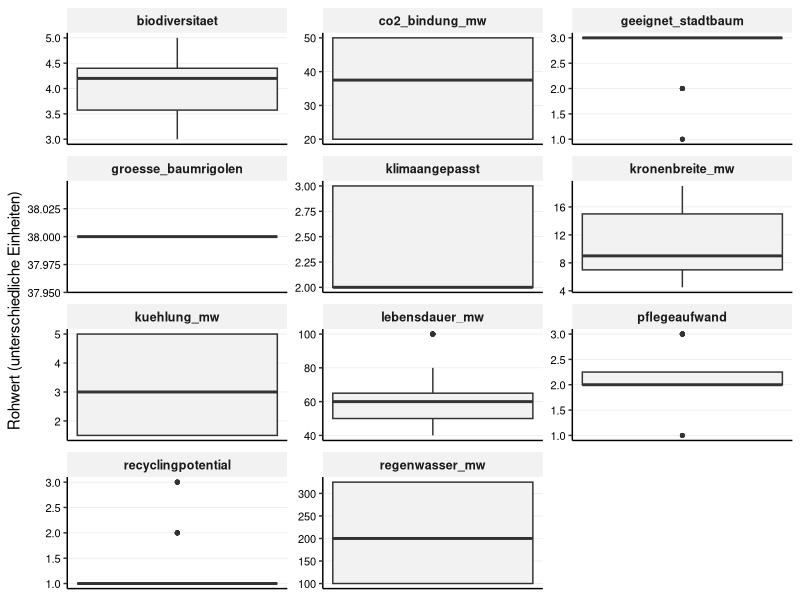
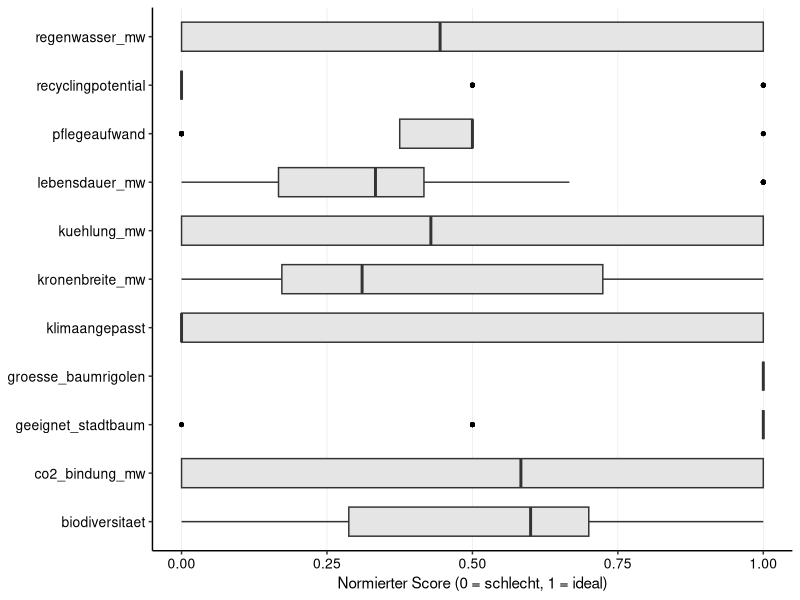
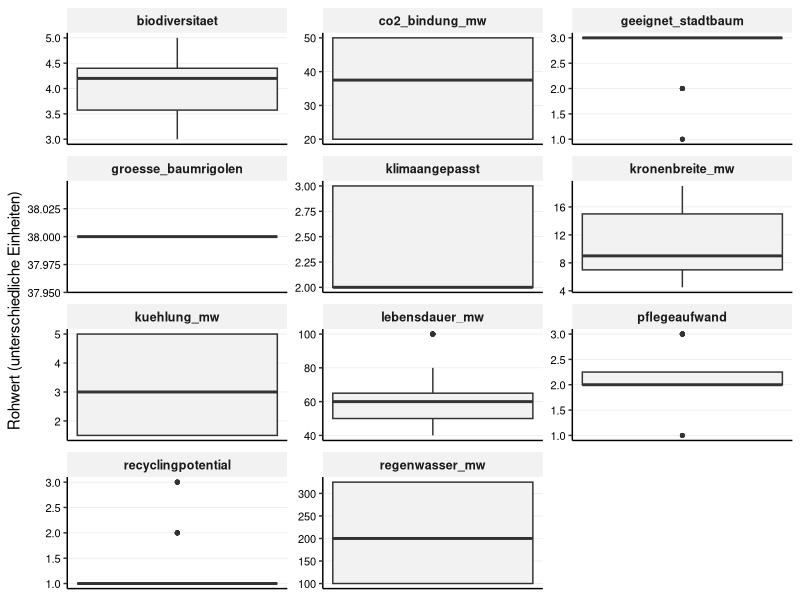
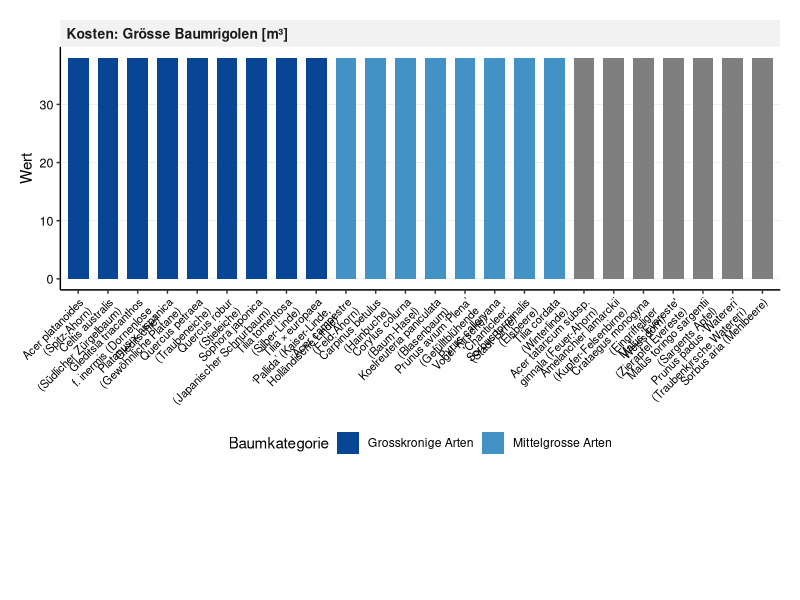
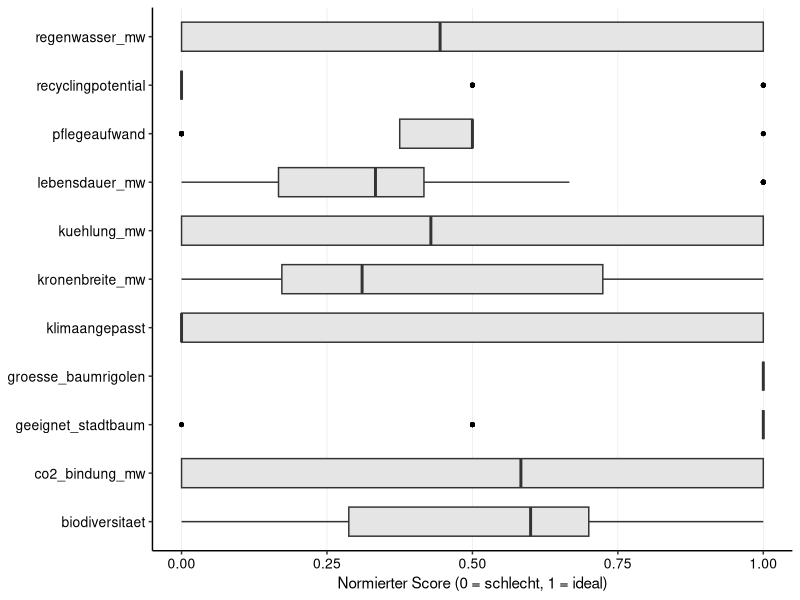

R code for these plots, in order: (Note: this script raises an error after producing the figures.)
## ---- chunk 1

library(tidyverse)
library(readr)
library(ggplot2)
library(forcats)
library(tidytext)

## ---- chunk 2

## 1. Daten Importieren

# Liest die Rohdaten für die Bäume ein
df_baeume_raw <- read_delim(
  "01_data_input/Baeume_tidy.csv", 
  delim = ";"
)

# Liest die Gewichtungen ein (jetzt mit "baeume" im Variablennamen)
weights_baeume_s0_raw <- read_delim(
  "01_data_input/Baeume_Gewichtung_Szenario0.csv", 
  delim = ";"
)
weights_baeume_s1_raw <- read_delim(
  "01_data_input/Baeume_Gewichtung_Szenario1.csv",
  delim = ";"
)
weights_baeume_s2_raw <- read_delim(
  "01_data_input/Baeume_Gewichtung_Szenario2.csv",
  delim = ";"
)
weights_baeume_s3_raw <- read_delim(
  "01_data_input/Baeume_Gewichtung_Szenario3.csv",
  delim = ";"
)
## ---- chunk 3
#| include: false
# --- PRÜFUNG BLOCK 1 (Bäume) ---

print("--- 1. Check: Spaltennamen Bäume (Sind alle Spaltennamen da?) ---")
colnames(df_baeume_raw)

print("--- 2. Check: Gewichtung S0 (Wurden Spalten getrennt?) ---")
head(weights_baeume_s0_raw) 

print("--- 3. Check: Gewichtung S3 (Zur Sicherheit) ---")
head(weights_baeume_s3_raw)

## ---- chunk 4
# A. Bereinigung der Rohdaten
df_baeume <- df_baeume_raw %>%
  select(baumkategorie, baumart, everything()) 

# B. Bereinigung der Gewichtungen (ALLE SZENARIEN)
# Wir fügen den Roh-Dateien die Szenario-Namen hinzu
df_weights_s0 <- weights_baeume_s0_raw %>%
  mutate(szenario = "Szenario 0: Baseline (IST)")
df_weights_s1 <- weights_baeume_s1_raw %>%
  mutate(szenario = "Szenario 1: Forschungsfokus")
df_weights_s2 <- weights_baeume_s2_raw %>%
  mutate(szenario = "Szenario 2: Radikale Vermeidung")
df_weights_s3 <- weights_baeume_s3_raw %>%
  mutate(szenario = "Szenario 3: Radikaler Lebenszyklus")

# Jetzt binden wir sie zu einer finalen Gewichtungs-Tabelle zusammen
df_weights <- bind_rows(df_weights_s0, df_weights_s1, df_weights_s2, df_weights_s3) %>%
  # Berechne das Gesamtgewicht (gewicht) aus den Rohspalten,
  mutate(
    gewicht = group_weight * within_group_weight
  ) %>%
   # umbenennen für den Join
  rename(
    bewertungskategorie = criterion_id
  ) %>%
  # Auswählen der Spalten, die der Rest des Skripts braucht
  select(szenario, bewertungskategorie, gewicht, group_id)

## ---- chunk 5
#| include: false
# --- PRÜFUNG BLOCK 2 ---
print("--- Check: Stimmen Kriterien überein? ---")
kriterien_gewichte <- unique(df_weights$bewertungskategorie)
spalten_baeume <- colnames(df_baeume)
missing <- setdiff(kriterien_gewichte, spalten_baeume)

if(length(missing) > 0) {
  print("ACHTUNG! Folgende Kriterien fehlen:")
  print(missing)
} else {
  print("ERFOLG: Alle Gewichtungs-Kriterien sind in den Baum-Daten vorhanden!")
}

## ---- chunk 6
# 3.1 Wide-to-Long
df_baeume_long <- df_baeume %>%
  pivot_longer(
    cols = where(is.numeric), 
    names_to = "bewertungskategorie", 
    values_to = "wert"
  )

# 3.2 JOIN mit Gewichtung
# WICHTIG: Wir nutzen left_join. 
df_baeume_joined <- df_baeume_long %>%
  left_join(df_weights, by = "bewertungskategorie", relationship = "many-to-many")

## ---- chunk 7
#| include: false
# --- PRÜFUNG BLOCK 3 (Bäume) ---

# Sicherheits-Check im Skript:
# Bei Bäumen erwarten wir eigentlich für ALLE Kriterien ein Gewicht (anders als bei Belägen mit den Info-Kosten).
if(any(is.na(df_baeume_joined$gewicht))) {
  warning("ACHTUNG: Einige Baum-Kriterien haben kein Gewicht gefunden! Bitte prüfen.")
}

print("--- Check 1: Dimensionen (Sollte riesig sein) ---")
# Erwartung: Anzahl Bäume (25) * Kriterien (ca. 11) * Szenarien (4)
dim(df_baeume_joined)

print("--- Check 2: Gibt es Kriterien ohne Gewicht? ---")
# Hier sollte im Idealfall eine leere Tabelle oder "0" kommen.
# Falls hier was steht, stimmen die Namen in der CSV nicht überein.
df_baeume_joined %>% 
  filter(is.na(gewicht)) %>% 
  select(bewertungskategorie) %>% 
  distinct()

print("--- Check 3: Stichprobe (Eiche in S2) ---")
# Zeig mir, ob die Gewichtung für Szenario 2 (Umwelt) bei CO2 hoch ist
df_baeume_joined %>%
  filter(baumart == "Quercus petraea (Traubeneiche)", szenario == "Szenario 2: Radikale Vermeidung") %>%
  filter(bewertungskategorie == "co2_bindung") %>%
  select(szenario, bewertungskategorie, wert, gewicht)
  
## ---- chunk 8
#| label: fig-baeume-analysis
#| fig.width: 10
#| fig.height: 16
#| out.width: "100%"
#| warning: false

# -------------------------------------------------------
# TEIL 1: Boxplot der Rohwerte (Überblick)  (Scientific Style)
# -------------------------------------------------------
# Hinweis: Da die Einheiten gemischt sind, nutzen wir facet_wrap mit freien Skalen.
plot_rohwerte_baeume <- ggplot(df_baeume_joined, aes(y = wert)) +
  geom_boxplot(fill = "grey95", width = 0.5, outlier.size = 1) +
  
  # Facetten für jedes Kriterium
  facet_wrap(~bewertungskategorie, scales = "free", ncol = 3) +
  
  labs(
    title = NULL, # Titel kommt in Word
    subtitle = NULL,
    x = NULL,
    y = "Rohwert (unterschiedliche Einheiten)"
  ) +
  
  theme_classic(base_size = 11) +
  
  theme(
    # Nur horizontale Gitterlinien (y) sind wichtig zum Ablesen der Werte
    panel.grid.major.y = element_line(color = "grey90", linewidth = 0.2),
    panel.grid.major.x = element_blank(),
    
    # Facetten-Label
    strip.background = element_rect(fill = "grey95", color = NA),
    strip.text = element_text(face = "bold", size = 9),
    
    # Y-Achse (Werte) MUSS sichtbar sein:
    axis.text.y = element_text(size = 8, color = "black"), 
    
    # X-Achse (unten) kann leer sein:
    axis.text.x = element_blank(),
    axis.ticks.x = element_blank()
  )

print(plot_rohwerte_baeume)

## ---- chunk 9
#| include: false
# Speicher des Plots
ggsave("02_export/plots/check_01_rohwerte_verteilung_baeume.png", 
       plot = plot_rohwerte_baeume, width = 10, height = 8, dpi = 300)

## ---- chunk 10
# -------------------------------------------------------
# TEIL 2: Zielkonflikt Leistung vs. Kosten (Breiter & Lesbar)
# -------------------------------------------------------

# 1. Daten vorbereiten (Bleibt gleich)
df_plot_tradeoff <- df_baeume_long %>%
  filter(bewertungskategorie %in% c("co2_bindung", "kuehlung", "regenwasser", "groesse_baumrigolen")) %>%
  mutate(wert = as.numeric(wert)) %>%
  mutate(facet_label = case_when(
    bewertungskategorie == "co2_bindung" ~ "Leistung: CO2-Bindung [kg CO₂/a]",
    bewertungskategorie == "kuehlung" ~ "Leistung: Kühlung [°C]",
    bewertungskategorie == "regenwasser" ~ "Leistung: Regenwasser [l/Tag]", 
    bewertungskategorie == "groesse_baumrigolen" ~ "Kosten: Grösse Baumrigolen [m³]"
  )) %>%
  filter(!is.na(facet_label)) %>%
  mutate(facet_label = fct_relevel(facet_label, 
                                   "Leistung: CO2-Bindung [kg CO₂/a]",
                                   "Leistung: Kühlung [°C]",
                                   "Leistung: Regenwasser [l/Tag]",
                                   "Kosten: Grösse Baumrigolen [m³]")) %>%
  mutate(baumkategorie = fct_relevel(baumkategorie, 
                                     "Grosskronige Arten", 
                                     "Mittelgrosse Arten", 
                                     "Kleine Arten")) %>%
  arrange(baumkategorie, baumart) %>%
  mutate(baumart_sortiert = factor(baumart, levels = unique(baumart)))

# 2. Plot erstellen
plot_tradeoff_4fach <- ggplot(df_plot_tradeoff, 
       aes(x = baumart_sortiert, y = wert, fill = baumkategorie)) +
  
  geom_col(width = 0.7) +
  
  # Facetten untereinander
  facet_wrap(~facet_label, ncol = 1, scales = "free_y") +
  
  scale_fill_manual(values = c(
    "Grosskronige Arten" = "#084594", 
    "Mittelgrosse Arten" = "#4292c6", 
    "Kleine Arten" = "#9ecae1"
  )) +
  
  # Textumbruch (etwas enger fassen, damit es nicht zu breit wird)
  scale_x_discrete(labels = function(x) stringr::str_wrap(x, width = 25)) +
  
  labs(
    title = NULL, 
    x = NULL,
    y = "Wert",
    fill = "Baumkategorie"
  ) +
  
  theme_classic(base_size = 11) + 
  
  theme(
    legend.position = "bottom",
    panel.grid.major.y = element_line(color = "grey90", linewidth = 0.2),
    panel.grid.major.x = element_blank(),
    
    # ANPASSUNG 1: Schrift etwas kleiner, damit sie nicht überlappt
    axis.text.x = element_text(angle = 45, hjust = 1, size = 8, color = "black"),
    axis.text.y = element_text(size = 9, color = "black"),
    
    strip.background = element_rect(fill = "grey95", color = NA),
    strip.text = element_text(face = "bold", size = 10, hjust = 0),
    
    # ANPASSUNG 2: Mehr Platz unten (b=35mm) für die schrägen Texte
    plot.margin = margin(t = 5, r = 5, b = 35, l = 5, unit = "mm")
  )

# alternativ direkt im Markdown anzeigen des gespeicherten plots
# print(plot_tradeoff_4fach)

# 3. Speichern (ANPASSUNG 3: Viel breiter!)
ggsave("02_export/plots/check_03_zielkonflikt_baeume_4fach.png", 
       plot = plot_tradeoff_4fach, 
       width = 14,  # <--- HIER VERGRÖSSERT (war 10)
       height = 16, 
       dpi = 300)


## ---- chunk 11
# 5.1 Definieren: Wo ist "weniger" besser?
kriterien_lower_is_better_baeume <- c(
  "pflegeaufwand",
  "groesse_baumrigolen"
)

# 5.2 Min-Max-Skalierung
# Wir normieren ALLES (auch ungewichtete Infos), damit wir sie plotten können.
# WICHTIG: Hier NICHT nach Gewicht filtern!
df_baeume_normalized <- df_baeume_joined %>%
  filter(!is.na(wert)) %>% # Nur Zeilen ohne Werte löschen 
  group_by(bewertungskategorie) %>%
  mutate(
    min_wert = min(wert, na.rm = TRUE),
    max_wert = max(wert, na.rm = TRUE),
    # Berechnung des Scores
    score_normiert = case_when(
      # Sonderfall: Wenn Min und Max gleich sind (alle gleich gut) -> Score 1
      (max_wert - min_wert) == 0 ~ 1,
      # Normale Skalierung (higher is better)
      !(bewertungskategorie %in% kriterien_lower_is_better_baeume) ~ (wert - min_wert) / (max_wert - min_wert),
      # Invertierte Skalierung (lower is better)
      bewertungskategorie %in% kriterien_lower_is_better_baeume ~ 1 - ((wert - min_wert) / (max_wert - min_wert))
    )
  ) %>%
  ungroup()

## ---- chunk 12
#| include: false
# --- PRÜFUNG BLOCK 5 ---

print("--- Check 1: Scores im Bereich 0-1? ---")
summary(df_baeume_normalized$score_normiert)

print("--- Check 2: Funktioniert 'Lower is better' (Baumrigolen)? ---")
# Wir vergleichen zwei Bäume: Einen mit kleiner Rigole (gut) und einen mit grosser (schlecht)
df_baeume_normalized %>%
  filter(bewertungskategorie == "groesse_baumrigolen") %>%
  select(baumart, wert, score_normiert) %>%
  arrange(wert) %>% # Sortiert nach Wert (kleinste Rigole oben)
  head(5)
## ---- chunk 13
#| label: fig-check-normierung-baeume
#| fig.width: 10
#| fig.height: 8
#| out.width: "100%"
#| warning: false

# Boxplot der normierten Scores (Scientific Style)
# Ziel: Überprüfen, ob die Min-Max-Skalierung funktioniert hat.
# Alle Boxplots müssen zwischen 0 und 1 liegen.

plot_normiert_baeume <- ggplot(df_baeume_normalized, aes(x = bewertungskategorie, y = score_normiert)) +
  geom_boxplot(fill = "grey90", width = 0.6, outlier.colour = "black", outlier.size = 1) +
  
  coord_flip() +
  
  # Fixe Skala 0-1 
  scale_y_continuous(limits = c(0, 1), expand = c(0, 0.05)) +
  
  labs(
    title = NULL,
    subtitle = NULL,
    x = NULL, # Kriterien-Namen stehen an der Achse
    y = "Normierter Score (0 = schlecht, 1 = ideal)"
  ) +
  
  theme_classic(base_size = 11) +
  
  theme(
    # Gitterlinien: Vertikal wichtig (um 0.5 etc. zu sehen), Horizontal weg
    panel.grid.major.x = element_line(color = "grey90", linewidth = 0.2),
    panel.grid.major.y = element_blank(),
    
    # Achsen-Texte
    axis.text.y = element_text(color = "black", size = 10), # Kriterien-Namen
    axis.text.x = element_text(color = "black", size = 10)  # Zahlen 0-1
  )


print(plot_normiert_baeume)

## ---- chunk 14
#| include: false
ggsave("02_export/plots/check_02_normierte_scores_baeume.png", 
       plot = plot_normiert_baeume, width = 10, height = 7, dpi = 300)

# --- PRÜFUNG BLOCK 6 ---

print("--- Check: Liegen alle Scores zwischen 0 und 1? ---")
summary(df_baeume_normalized$score_normiert)
# Min muss >= 0.00 sein, Max <= 1.00

print("--- Check: Wurden Kriterien mit 'Lower is better' invertiert? ---")
# Wir prüfen Baumrigole: Kleiner Wert (6) sollte Score 1 sein (hatten wir oben schon, aber zur Sicherheit)
df_baeume_normalized %>%
  filter(bewertungskategorie == "groesse_baumrigolen") %>%
  group_by(wert) %>%
  summarise(mean_score = mean(score_normiert)) %>%
  arrange(wert) %>% # Kleinster Wert oben
  head(1)
## ---- chunk 15
# 7.1 Berechnung Score pro Kriterium
df_mca_calculated <- df_baeume_normalized %>%
  # HIER filtern wir alles raus, was kein Gewicht hat
  filter(!is.na(gewicht)) %>% 
  mutate(MCA_score_kriterium = score_normiert * gewicht)

# 7.2 Aggregation pro Szenario
# Wir summieren die Scores pro Baum und Szenario
df_mca_total <- df_mca_calculated %>%
  group_by(szenario, baumkategorie, baumart) %>%
  summarise(MCA_gesamtscore = sum(MCA_score_kriterium, na.rm = TRUE), .groups = 'drop') %>%
  # Sortierung: Erst nach Szenario, dann nach Punktzahl
  arrange(szenario, desc(MCA_gesamtscore)) 

# Anzeigen der Ergebnisse
print("--- MCA Gesamtergebnis (Auszug) ---")
print(df_mca_total, n = 20)

# 7.3 - Auswahl der "Top 3 Sieger"
# Ziel: Für jedes der 4 Szenarien die Top 3 Bäume aus dem Gesamtranking
N_BAEUME <- 3

df_sieger_baeume <- df_mca_total %>%
  group_by(szenario) %>%
  # Wählt die N besten Bäume innerhalb jedes Szenarios aus
  slice_max(MCA_gesamtscore, n = N_BAEUME) %>%
  ungroup() %>%
  # Ordnen für bessere Lesbarkeit
  arrange(szenario, desc(MCA_gesamtscore))

# Anzeigen der 12 Sieger-Bäume (4 Szenarien * 3 Bäume)
print(paste("--- Top", N_BAEUME, "Bäume pro Szenario (für Zeitstrahl-Analyse) ---"))
print(df_sieger_baeume)

## ---- chunk 16
#| include: false
# 7.4 Export der Tabellen
write_csv2(
  df_sieger_baeume, 
  file = "02_export/tables/mca_top3_baeume_pro_szenario.csv"
)
write_csv2(
  df_mca_total, 
  file = "02_export/tables/mca_rangliste_baeume_alle_szenarien.csv"
)
write_csv2(
  df_mca_calculated, 
  file = "02_export/tables/mca_details_berechnung_baeume.csv"
)

# --- PRÜFUNG BLOCK 7 ---

print("--- Check: Enthält die Berechnung noch Zeilen ohne Gewicht? ---")
# Sollte 0 Zeilen ergeben
df_mca_calculated %>% filter(is.na(gewicht)) %>% count()

print("--- Check: Plausibilität Ergebnisse (S0 Baseline) ---")
# Zeig mir die Top 3 von Szenario 0
df_sieger_baeume %>% 
  filter(szenario == "Szenario 0: Baseline (IST)") %>%
  select(baumart, MCA_gesamtscore)

## ---- chunk 17

# --- Datenaufbereitung für Stacked Plot (einmalig & aufgehübscht) ---
df_mca_groups_baeume_plot <- df_mca_calculated %>%
  group_by(szenario, baumkategorie, baumart, group_id) %>%
  summarise(gruppen_score = sum(MCA_score_kriterium, na.rm = TRUE), .groups = 'drop') %>%
  left_join(df_mca_total, by = c("szenario", "baumkategorie", "baumart")) %>%
  mutate(group_label_clean = case_when(
    group_id == "langlebigkeit_wirtschaftlichkeit" ~ "Langlebigkeit & Wirtschaftlichkeit",
    group_id == "multifunktionale_nutzungsqualitaet" ~ "Multifunktionale Nutzungsqualität",
    group_id == "umweltwirkung" ~ "Umweltwirkung",
    group_id == "kreislauffaehigkeit" ~ "Kreislauffähigkeit",
    TRUE ~ group_id
  ))

# 1. Farben definieren (Einheitlich zur gesamten Arbeit)
colors_kategorie_baeume <- c(
  "Grosskronige Arten" = "#084594",  # Dunkelblau
  "Mittelgrosse Arten" = "#4292c6",  # Mittelblau
  "Kleine Arten" = "#9ecae1"         # Hellblau
)
# 2. Farben für Kriterien-Gruppen
colors_gruppen <- c(
  "Langlebigkeit & Wirtschaftlichkeit" = "#08306b", 
  "Multifunktionale Nutzungsqualität" = "#2171b5",  
  "Umweltwirkung" = "#6baed6",                    
  "Kreislauffähigkeit" = "#c6dbef"                  
)
## ---- chunk 18
#| label: fig-mca-plots-baeume-s0
#| fig.width: 13
#| fig.height: 10
#| out.width: "95%"
#| dpi: 300

# --- Plot 1: Ranking (Szenario 0) ---
data_s0 <- df_mca_total %>% filter(szenario == "Szenario 0: Baseline (IST)")

plot_s0_rank <- ggplot(data_s0,
       aes(x = MCA_gesamtscore,
           y = fct_reorder(baumart, MCA_gesamtscore), 
           fill = baumkategorie)) + 
  geom_col(width = 0.7) +
  
  scale_x_continuous(limits = c(0, 1), expand = c(0, 0.05)) + 
  scale_y_discrete(labels = function(x) stringr::str_wrap(x, width = 40)) +
  scale_fill_manual(values = colors_kategorie_baeume) +
  
  labs(
    title = NULL, 
    x = "MCA Score (0-1)", 
    y = NULL, 
    fill = "Baumkategorie"
  ) +
  
  theme_classic(base_size = 11) + 
  
  theme(
    legend.position = "bottom",
    panel.grid.major.y = element_blank(),
    panel.grid.major.x = element_line(color = "grey90", linewidth = 0.2),
    axis.text = element_text(color = "black"),
    plot.margin = margin(t = 5, r = 10, b = 5, l = 5, unit = "mm")
  )

print(plot_s0_rank, width = 10, height = 7)
ggsave("02_export/plots/mca_baeume_rank_s0.png",
       plot = plot_s0_rank, width = 10, height = 10, dpi = 300)


# --- Plot 2: Stacked Detail (Szenario 0) ---
data_s0_groups <- df_mca_groups_baeume_plot %>% filter(szenario == "Szenario 0: Baseline (IST)")

plot_s0_stack <- ggplot(data_s0_groups,
       aes(x = gruppen_score,
           y = fct_reorder(baumart, MCA_gesamtscore), 
           fill = group_label_clean)) + 
  geom_col(position = "stack", width = 0.7) +
  
  scale_x_continuous(limits = c(0, 1), expand = c(0, 0.05)) +
  scale_y_discrete(labels = function(x) stringr::str_wrap(x, width = 40)) +
  scale_fill_manual(values = colors_gruppen) +
  
  labs(
    title = NULL, 
    x = "Beitrag zum Score", 
    y = NULL, 
    fill = "Kriteriengruppe"
  ) +
  theme_classic(base_size = 11) + 
  theme(
    legend.position = "bottom",
    legend.text = element_text(size = 9),
    legend.box = "vertical",
    panel.grid.major.y = element_blank(),
    panel.grid.major.x = element_line(color = "grey90", linewidth = 0.2),
    axis.text = element_text(color = "black"),
    plot.margin = margin(t = 5, r = 10, b = 5, l = 5, unit = "mm")
  ) +
  guides(fill = guide_legend(nrow = 2, byrow = TRUE))

print(plot_s0_stack)
ggsave("02_export/plots/mca_baeume_detail_s0.png",
       plot = plot_s0_stack, width = 10, height = 10, dpi = 300)

# ![Alternative Bildunterschrift](02_export/plots/mca_detail_gruppen_s0_belaege.png)

## ---- chunk 19
#| label: fig-mca-plots-baeume-s1
#| fig.width: 13
#| fig.height: 10
#| out.width: "95%"
#| dpi: 300

# --- Plot 1: Ranking (Szenario 1) ---
data_s1 <- df_mca_total %>% filter(szenario == "Szenario 1: Forschungsfokus")

plot_s1_rank <- ggplot(data_s1,
       aes(x = MCA_gesamtscore,
           y = fct_reorder(baumart, MCA_gesamtscore), 
           fill = baumkategorie)) + 
  geom_col(width = 0.7) +
  scale_x_continuous(limits = c(0, 1), expand = c(0, 0.05)) + 
  scale_y_discrete(labels = function(x) stringr::str_wrap(x, width = 40)) +
  scale_fill_manual(values = colors_kategorie_baeume) +
  labs(
    title = NULL,
    x = "MCA Score (0-1)",
    y = NULL,
    fill = "Baumkategorie"
  ) +
  theme_classic(base_size = 11) + 
  theme(
    legend.position = "bottom",
    panel.grid.major.y = element_blank(),
    panel.grid.major.x = element_line(color = "grey90", linewidth = 0.2),
    axis.text = element_text(color = "black"),
    plot.margin = margin(t = 5, r = 10, b = 5, l = 5, unit = "mm")
  )

print(plot_s1_rank)
ggsave("02_export/plots/mca_baeume_rank_s1.png",
      plot = plot_s1_rank, width = 10, height = 10, dpi = 300)

# --- Plot 2: Stacked Detail (Szenario 1) ---
data_s1_groups <- df_mca_groups_baeume_plot %>% filter(szenario == "Szenario 1: Forschungsfokus")

plot_s1_stack <- ggplot(data_s1_groups,
       aes(x = gruppen_score,
           y = fct_reorder(baumart, MCA_gesamtscore), 
           fill = group_label_clean)) + 
  geom_col(position = "stack", width = 0.7) +
  scale_x_continuous(limits = c(0, 1), expand = c(0, 0.05)) +
  scale_y_discrete(labels = function(x) stringr::str_wrap(x, width = 40)) +
  scale_fill_manual(values = colors_gruppen) +
  labs(
    title = NULL,
    x = "Beitrag zum Score",
    y = NULL,
    fill = "Kriteriengruppe"
  ) +
  theme_classic(base_size = 11) + 
  theme(
    legend.position = "bottom",
    legend.text = element_text(size = 9),
    legend.box = "vertical",
    panel.grid.major.y = element_blank(),
    panel.grid.major.x = element_line(color = "grey90", linewidth = 0.2),
    axis.text = element_text(color = "black"),
    plot.margin = margin(t = 5, r = 10, b = 5, l = 5, unit = "mm")
  ) +
  guides(fill = guide_legend(nrow = 2, byrow = TRUE))

print(plot_s1_stack)
ggsave("02_export/plots/mca_baeume_detail_s1.png",
      plot = plot_s1_stack, width = 10, height = 10, dpi = 300)
## ---- chunk 20
#| label: fig-mca-plots-baeume-s2
#| fig.width: 13
#| fig.height: 10
#| out.width: "95%"
#| dpi: 300

# --- Plot 1: Ranking (Szenario 2) ---
data_s2 <- df_mca_total %>% filter(szenario == "Szenario 2: Radikale Vermeidung")

plot_s2_rank <- ggplot(data_s2,
       aes(x = MCA_gesamtscore,
           y = fct_reorder(baumart, MCA_gesamtscore), 
           fill = baumkategorie)) + 
  geom_col(width = 0.7) +
  scale_x_continuous(limits = c(0, 1), expand = c(0, 0.05)) + 
  scale_y_discrete(labels = function(x) stringr::str_wrap(x, width = 40)) +
  scale_fill_manual(values = colors_kategorie_baeume) +
  labs(
    title = NULL,
    x = "MCA Score (0-1)",
    y = NULL,
    fill = "Baumkategorie"
  ) +
  theme_classic(base_size = 11) + 
  theme(
    legend.position = "bottom",
    panel.grid.major.y = element_blank(),
    panel.grid.major.x = element_line(color = "grey90", linewidth = 0.2),
    axis.text = element_text(color = "black"),
    plot.margin = margin(t = 5, r = 10, b = 5, l = 5, unit = "mm")
  )

print(plot_s2_rank)
ggsave("02_export/plots/mca_baeume_rank_s2.png",
       plot = plot_s2_rank, width = 10, height = 10, dpi = 300)

# --- Plot 2: Stacked Detail (Szenario 2) ---
data_s2_groups <- df_mca_groups_baeume_plot %>% filter(szenario == "Szenario 2: Radikale Vermeidung")

plot_s2_stack <- ggplot(data_s2_groups,
       aes(x = gruppen_score,
           y = fct_reorder(baumart, MCA_gesamtscore), 
           fill = group_label_clean)) + 
  geom_col(position = "stack", width = 0.7) +
  scale_x_continuous(limits = c(0, 1), expand = c(0, 0.05)) +
  scale_y_discrete(labels = function(x) stringr::str_wrap(x, width = 40)) +
  scale_fill_manual(values = colors_gruppen) +
  labs(
    title = NULL,
    x = "Beitrag zum Score",
    y = NULL,
    fill = "Kriteriengruppe"
  ) +
  theme_classic(base_size = 11) + 
  theme(
    legend.position = "bottom",
    legend.text = element_text(size = 9),
    legend.box = "vertical",
    panel.grid.major.y = element_blank(),
    panel.grid.major.x = element_line(color = "grey90", linewidth = 0.2),
    axis.text = element_text(color = "black"),
    plot.margin = margin(t = 5, r = 10, b = 5, l = 5, unit = "mm")
  ) +
  guides(fill = guide_legend(nrow = 2, byrow = TRUE))

print(plot_s2_stack)
ggsave("02_export/plots/mca_baeume_detail_s2.png",
       plot = plot_s2_stack, width = 10, height = 10, dpi = 300)
## ---- chunk 21
#| label: fig-mca-plots-baeume-s3
#| fig.width: 13
#| fig.height: 10
#| out.width: "95%"
#| dpi: 300

# --- Plot 1: Ranking (Szenario 3) ---
data_s3 <- df_mca_total %>% filter(szenario == "Szenario 3: Radikaler Lebenszyklus")

plot_s3_rank <- ggplot(data_s3,
       aes(x = MCA_gesamtscore,
           y = fct_reorder(baumart, MCA_gesamtscore), 
           fill = baumkategorie)) + 
  geom_col(width = 0.7) +
  scale_x_continuous(limits = c(0, 1), expand = c(0, 0.05)) + 
  scale_y_discrete(labels = function(x) stringr::str_wrap(x, width = 40)) +
  scale_fill_manual(values = colors_kategorie_baeume) +
  labs(
    title = NULL,
    x = "MCA Score (0-1)",
    y = NULL,
    fill = "Baumkategorie"
  ) +
  theme_classic(base_size = 11) + 
  theme(
    legend.position = "bottom",
    panel.grid.major.y = element_blank(),
    panel.grid.major.x = element_line(color = "grey90", linewidth = 0.2),
    axis.text = element_text(color = "black"),
    plot.margin = margin(t = 5, r = 10, b = 5, l = 5, unit = "mm")
  )

print(plot_s3_rank)
ggsave("02_export/plots/mca_baeume_rank_s3.png",
       plot = plot_s3_rank, width = 10, height = 10, dpi = 300)


# --- Plot 2: Stacked Detail (Szenario 3) ---
data_s3_groups <- df_mca_groups_baeume_plot %>% filter(szenario == "Szenario 3: Radikaler Lebenszyklus")

plot_s3_stack <- ggplot(data_s3_groups,
       aes(x = gruppen_score,
           y = fct_reorder(baumart, MCA_gesamtscore), 
           fill = group_label_clean)) + 
  geom_col(position = "stack", width = 0.7) +
  scale_x_continuous(limits = c(0, 1), expand = c(0, 0.05)) +
  scale_y_discrete(labels = function(x) stringr::str_wrap(x, width = 40)) +
  scale_fill_manual(values = colors_gruppen) +
  labs(
    title = NULL,
    x = "Beitrag zum Score",
    y = NULL,
    fill = "Kriteriengruppe"
  ) +
  theme_classic(base_size = 11) + 
  theme(
    legend.position = "bottom",
    legend.text = element_text(size = 9),
    legend.box = "vertical",
    panel.grid.major.y = element_blank(),
    panel.grid.major.x = element_line(color = "grey90", linewidth = 0.2),
    axis.text = element_text(color = "black"),
    plot.margin = margin(t = 5, r = 10, b = 5, l = 5, unit = "mm")
  ) +
  guides(fill = guide_legend(nrow = 2, byrow = TRUE))

print(plot_s3_stack)
ggsave("02_export/plots/mca_baeume_detail_s3.png",
       plot = plot_s3_stack, width = 10, height = 10, dpi = 300)

# --- PRÜFUNG BLOCK 8 (Bäume) ---

print("--- Check 1: Stimmt die Mathematik der Stacked Plots? ---")
# Wir summieren die Teile (Gruppen) und vergleichen sie mit dem Gesamtscore
check_summe_baeume <- df_mca_groups_baeume_plot %>%
  group_by(szenario, baumart) %>%
  summarise(
    summe_gruppen = sum(gruppen_score),
    original_total = mean(MCA_gesamtscore), # Sollte identisch sein
    .groups = "drop"
  ) %>%
  mutate(differenz = abs(summe_gruppen - original_total)) %>%
  arrange(desc(differenz))

# Zeig mir die grössten Abweichungen (Sollte 0 oder fast 0 sein, z.B. 1e-15)
print(head(check_summe_baeume))

print("--- Check 2: Sind alle 4 Szenarien in den Plot-Daten vorhanden? ---")
unique(df_mca_groups_baeume_plot$szenario)

print("--- Check 3: Top-Baum in Szenario 0 (Wer gewinnt?) ---")
df_mca_total %>% 
  filter(szenario == "Szenario 0: Baseline (IST)") %>% 
  slice_max(MCA_gesamtscore, n = 1) %>%
  select(baumart, MCA_gesamtscore)
